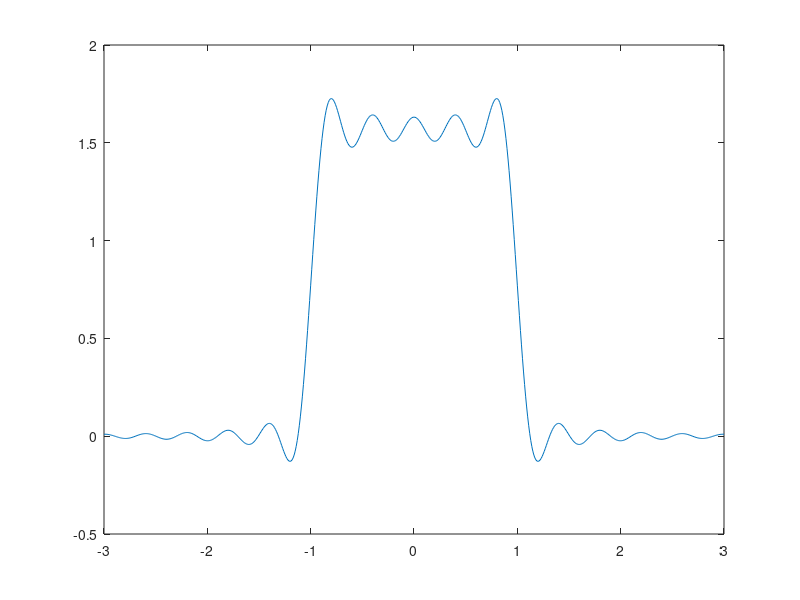

Write the MATLAB code that produced this figure.
#sine integral (integral of sinc function) and sinc function tables

clear
clf

function q=g(x)
q=ones (size (x));
for i=1:length(x)
f=@(w)sin(w).*cos(w.*x(i))./w;
q(i)=quadgk(f,0,4);
endfor
endfunction

i=-30:30;
plot(i/10,g(i/10))
#=============================

##concatenate the two matrices, rotate clockwise 90 degrees and then save as text file
i=-30:30;
kMag=rot90([g(i/10);i/10],-1);

kkk=fopen("figFourierGibbsPhenomenonA4.dat","w");
fdisp(kkk,kMag)
fclose(kkk);
##==============


clear clf

function q=g(x)
q=ones (size (x));
for i=1:length(x)
f=@(w)sin(w).*cos(w.*x(i))./w;
q(i)=quadgk(f,0,8);
endfor
endfunction

i=-300:300;
plot(i/100,g(i/100))
#=============================

##concatenate the two matrices, rotate clockwise 90 degrees and then save as text file
i=-300:300;
kMag=rot90([g(i/100);i/100],-1);

kkk=fopen("figFourierGibbsPhenomenonA8.dat","w");
fdisp(kkk,kMag)
fclose(kkk);
##==============

clear all
clf


function q=g(x)
q=ones (size (x));
for i=1:length(x)
f=@(w)sin(w).*cos(w.*x(i))./w;
q(i)=quadgk(f,0,16);
endfor
endfunction

i=-300:300;
plot(i/100,g(i/100))
#=============================

##concatenate the two matrices, rotate clockwise 90 degrees and then save as text file
i=-300:300;
kMag=rot90([g(i/100);i/100],-1);

kkk=fopen("figFourierGibbsPhenomenonA16.dat","w");
fdisp(kkk,kMag)
fclose(kkk);
##==============

